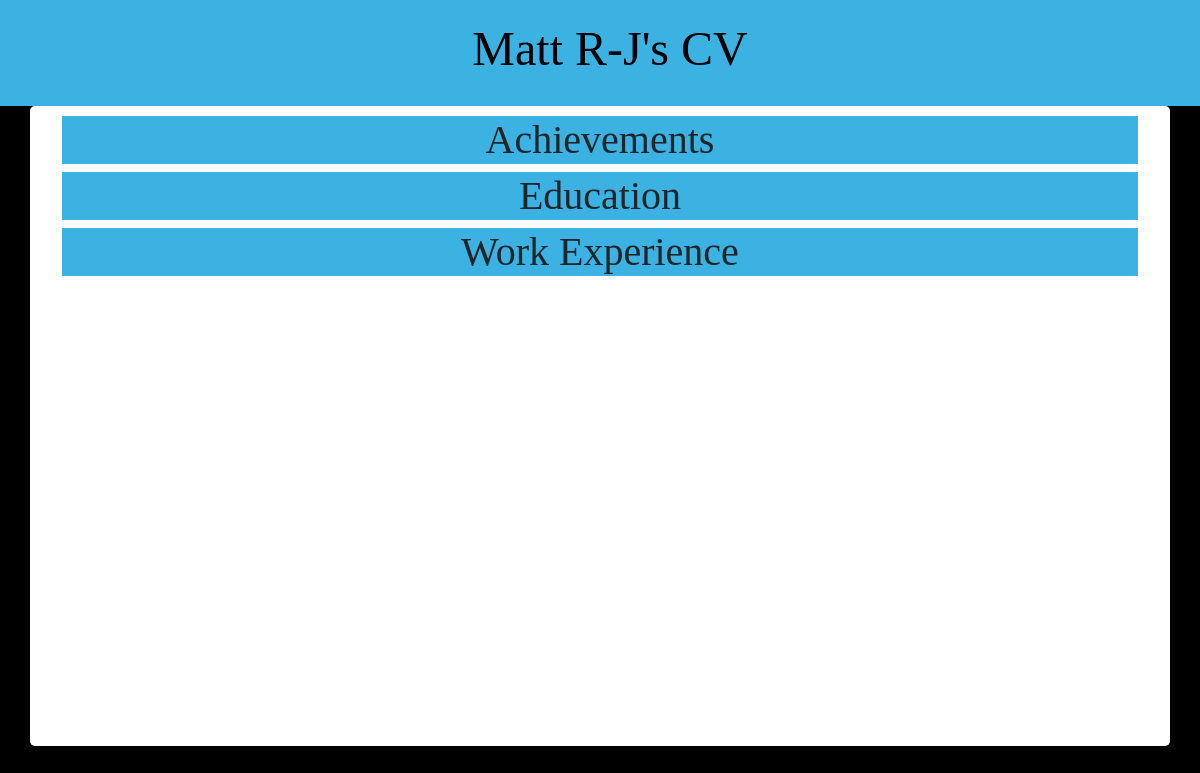
Page /post on the earlier database version.
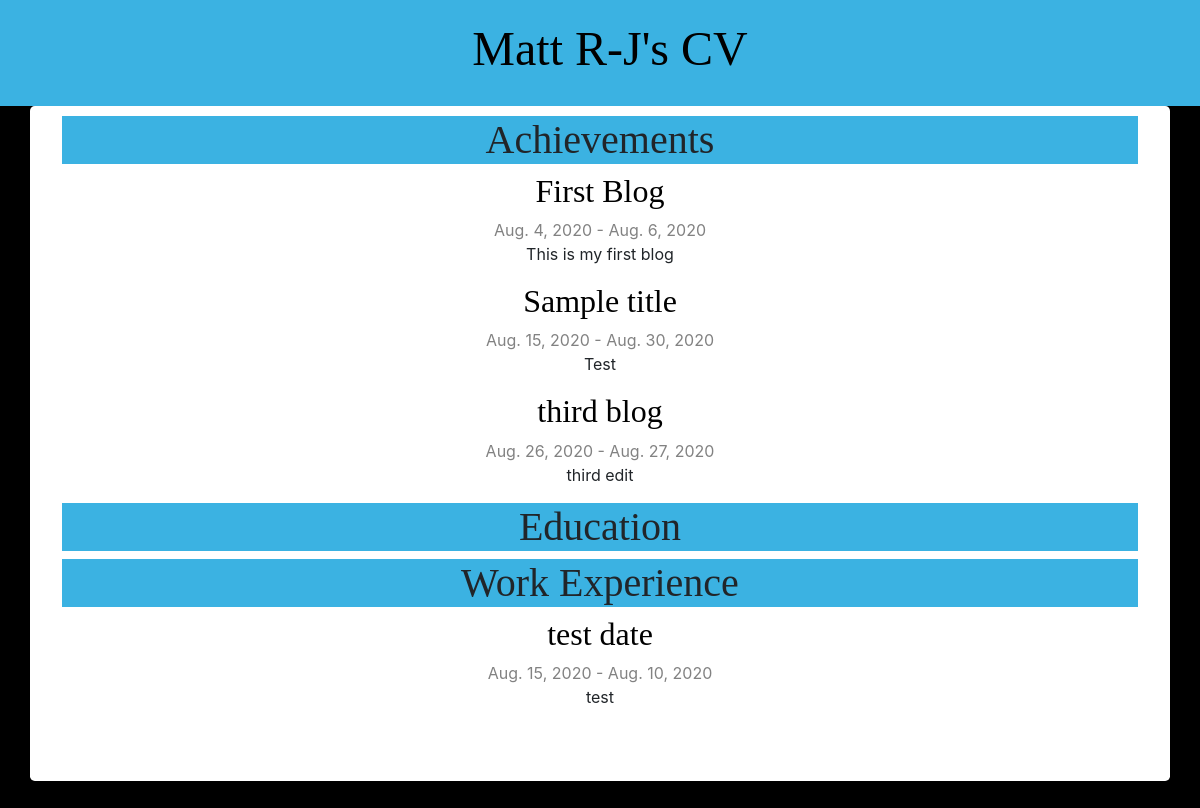
Same page on the later database version.
### blog/models.py (models this page shows, shortened)
class Post(models.Model):
    tag = models.CharField(default="Education", max_length=200, choices=[("Achievements","Achievements"),("Education", "Education"),("Work Experience","Work Experience")])
    title = models.CharField(max_length=200)
    text = models.TextField()
    start_date = models.DateField(default=timezone.now, blank=False, null=False)
    end_date = models.DateField(default=timezone.now(), blank=False, null=False)

### blog/views.py (the view)
# urls.py: path('post', views.post_list, name='post_list'),
def post_list(request):
    posts = Post.objects.filter(start_date__lte=timezone.now()).order_by('start_date')
    return render(request, 'blog/post_list.html', {'posts': posts, 'tags' : ["Achievements","Education","Work Experience"]})

### blog/templates/blog/post_list.html
{% extends 'blog/base.html' %}
{% block content %}
    {% for tag in tags %}
        <h1>{{ tag }}</h1>
            {% for post in posts %}
                {% if tag == post.tag %}
                    <div class="post">
                        <h2><a href="{% url 'post_detail' pk=post.pk %}">{{ post.title }}</a></h2>
                        <div class="date">
                            {{ post.start_date }}
                             -
                            {{ post.end_date }}
                        </div>
                        <p>{{ post.text|linebreaksbr }}</p>
                    </div>
                {% endif %}
            {% endfor %}
    {% endfor %}
{% endblock %}

Differences in the rows shown:
now on this page (row edited): Post: title "First Blog", start_date "Aug. 4, 2020", end_date "Aug. 6, 2020", text "This is my first blog", shown under "Achievements"
now on this page (row edited): Post: title "Sample title", start_date "Aug. 15, 2020", end_date "Aug. 30, 2020", text "Test", shown under "Achievements"
now on this page (row edited): Post: title "third blog", start_date "Aug. 26, 2020", end_date "Aug. 27, 2020", text "third edit", shown under "Achievements"
added Post: title "test date", start_date "Aug. 15, 2020", end_date "Aug. 10, 2020", text "test", shown under "Work Experience"
